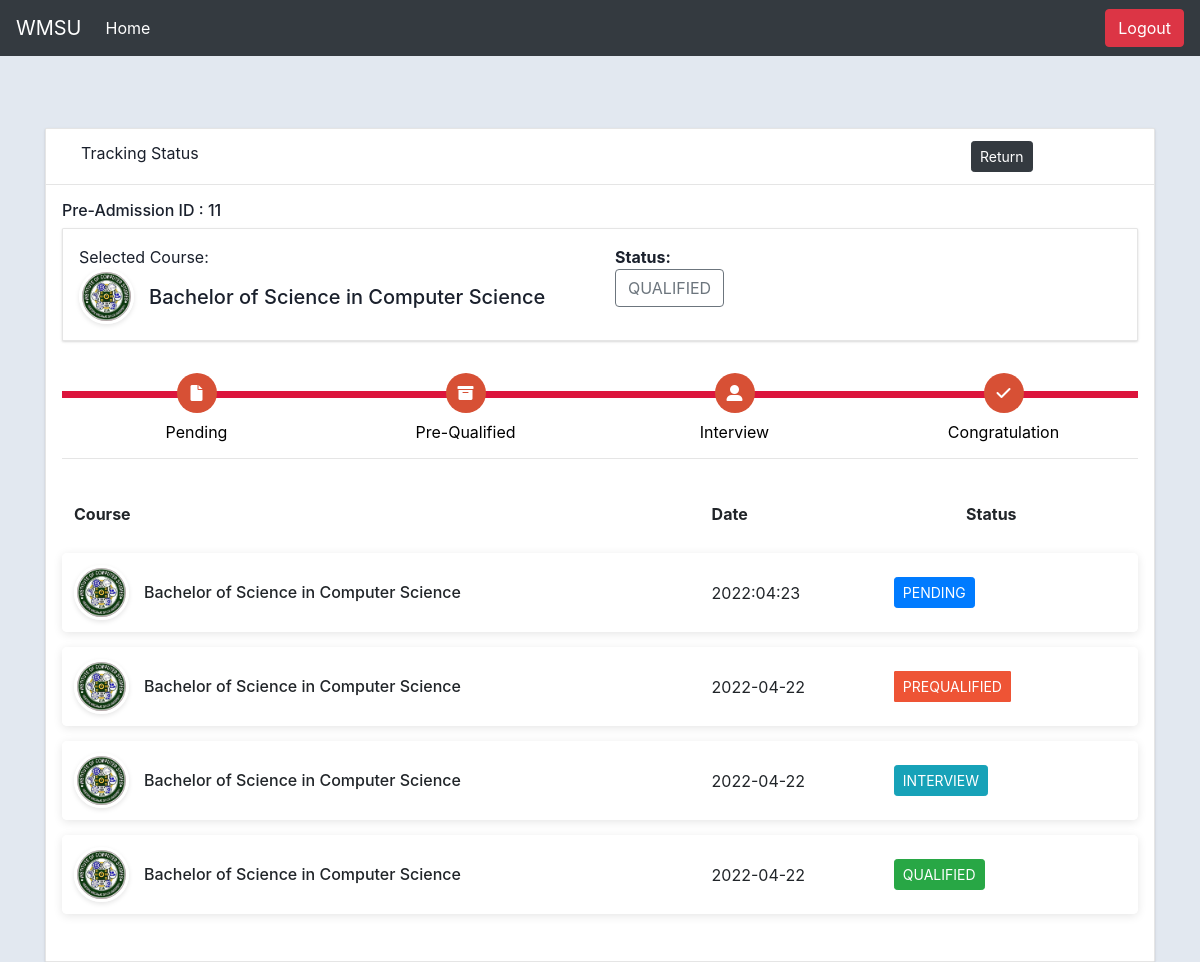
The app's page /student/application_status.php?tracking_id=11 with its own data.
### tables this page shows
CREATE TABLE `selectedcourse` (
  `selectedCourse_id` int(11) NOT NULL,
  `user_id` int(11) NOT NULL,
  `college_id` int(11) DEFAULT NULL,
  `course_id` int(11) NOT NULL,
  `file_id` int(11) NOT NULL,
  `userStatus` varchar(100) DEFAULT NULL,
  `date` varchar(200) NOT NULL,
  `ic` varchar(100) DEFAULT NULL,
  `average` float DEFAULT NULL,
  `inter_score` int(100) DEFAULT NULL,
  `rejectReason` varchar(100) DEFAULT NULL,
  `interview_sched` varchar(50) DEFAULT NULL,
  `academic_id` int(11) DEFAULT NULL
);

CREATE TABLE `coursestbl` (
  `course_id` int(11) NOT NULL,
  `course_name` varchar(255) NOT NULL,
  `course_description` varchar(1000) NOT NULL,
  `college_id` int(11) NOT NULL,
  `course_img` text DEFAULT NULL,
  `quota` int(200) DEFAULT NULL,
  `waiting` int(200) DEFAULT NULL,
  `cet_req` float DEFAULT NULL,
  `gpa_req` float DEFAULT NULL
);

CREATE TABLE `application_log` (
  `tracking_id` int(11) NOT NULL,
  `selectedCourse_id` int(11) DEFAULT NULL,
  `user_id` int(11) DEFAULT NULL,
  `college_id` int(11) DEFAULT NULL,
  `course_id` int(11) DEFAULT NULL,
  `file_id` int(11) DEFAULT NULL,
  `userStatus` varchar(30) DEFAULT NULL,
  `date` varchar(11) DEFAULT NULL,
  `inter_score` varchar(11) DEFAULT NULL,
  `rejectReason` varchar(100) DEFAULT NULL,
  `interview_sched` varchar(50) DEFAULT NULL,
  `academic_id` int(11) DEFAULT NULL
);

### student/application_status.php (the view, shortened to what this page needs)
<?php
include('include/header.php');
include('include/navbar.php');
if (isset($_GET['tracking_id'])) {
    $id = $_GET['tracking_id'];
  }
$selectedCourse = mysqli_query($db, "SELECT * from selectedcourse where selectedCourse_id  ='$id'");
$row = mysqli_fetch_array($selectedCourse);
$courseinfo    =mysqli_query($db, "SELECT * from coursestbl where course_id  ='".$row['course_id']."'");
$course = mysqli_fetch_array($courseinfo);
$pending='';
$prequalified='';
$interview='';
$successful='';
if ($row['userStatus'] =='PENDING')
    $pending ='active';
elseif ($row['userStatus'] =='REJECTED'){
    $pending ='active';
}
elseif ($row['userStatus'] =='PREQUALIFIED'){
    $pending ='active';
    $prequalified='active';
}
elseif ($row['userStatus'] =='INTERVIEW') {
    $pending ='active';
    $prequalified='active';
    $interview='active';
}
elseif ($row['userStatus'] =='QUALIFIED') {
    $pending ='active';
    $prequalified='active';
    $interview='active';
    $successful='active';
}
$logrecord = mysqli_query($db, "SELECT * from application_log where selectedCourse_id  ='$id'");
?>
<body>
    <link rel="stylesheet" href="assets/css/table.css">
    <link rel="stylesheet" href="assets/css/tracking.css">
    <br><br><br>
    <div class="container">
        <article class="card">
            <header class="card-header">
                <div class="container">
                    <div class="row">
                        <div class="col-10">
                            Tracking Status
                        </div>
                        <div class="col-sm">
                            <a href="index.php"
                                class="btn btn-dark btn-sm"> Return</a>
                        </div>
                    </div>
                </div>
            </header>
            <div class="card-body">
                <h6>Pre-Admission ID : <?php echo $row['selectedCourse_id'] ?> </h6>
                <article class="card">
                    <div class="card-body row">
                        <div class="col">Selected Course: <br>
                            <div class="user-info">
                                <div class="user-info__img">
                                    <img src="../collegeimg/<?php echo $course["course_img"]?>" alt="User Img">
                                </div>
                                <div class="user-info__basic">
                                    <strong>
                                        <h5 class="mb-0"><?php echo $course["course_name"] ?></h5>
                                    </strong>
                                </div>
                            </div>
                        </div>
                        <div class="col"> <strong>Status:</strong> <br>
                            <button type="button"
                                class="btn btn-outline-secondary"><?php echo $row['userStatus'] ?></button>
                        </div>
                    </div>
                </article>
                <div class="track">
                    <div class="step <?php echo $pending ?>"> <span class="icon"> <i class="fa fa-file"></i> </span>
                        <span class="text">Pending</span>
                    </div>
                    <div class="step <?php echo $prequalified ?>"> <span class="icon"><i class="fas fa-archive"></i>
                        </span> <span class="text">Pre-Qualified</span>
                    </div>
                    <div class="step <?php echo $interview ?>"> <span class="icon"> <i class="fa fa-user-alt"></i>
                        </span> <span class="text">
                            Interview </span> </div>
                    <div class="step <?php echo $successful ?>"> <span class="icon"> <i class="fa fa-check"></i> </span>
                        <span class="text">Congratulation</span>
                    </div>
                </div>
                <hr>
                <table class="table">
                    <thead>
                        <tr>
                            <th>Course</th>
                            <th>Date</th>
                            <th>Status</th>
                        </tr>
                    </thead>
                    <tbody>
                        <?php while ($log = mysqli_fetch_array($logrecord)) {
                            $status='';
                            if ($log['userStatus'] =='PENDING')
                                $status ='primary';
                            elseif ($log['userStatus'] =='REJECTED'){
                                $status ='danger';
                            }
                            elseif ($log['userStatus'] =='PREQUALIFIED'){
                                $status ='warning';
                            }
                            elseif ($log['userStatus'] =='INTERVIEW') {
                                $status ='info';
                            }
                            elseif ($log['userStatus'] =='QUALIFIED') {
                                $status ='success';
                            }
                     ?>
                        <tr>
                            <td>
                                <div class="user-info">
                                    <div class="user-info__img">
                                        <img src="../collegeimg/<?php echo $course["course_img"]?>" alt="User Img">
                                    </div>
                                    <div class="user-info__basic">
                                        <h6 class="mb-0"><?php echo $course["course_name"] ?></h6>
                                    </div>
                                </div>
                            </td>
                            <td>
                                <?php echo $log['date'] ?>
                            </td>
                            <td>
                            <button type="button"
                                class="btn btn-<?php echo $status ?> btn-sm"><?php echo $log['userStatus'] ?></button>
                            <td>
                        </tr>
                        <?php } ?>
                    </tbody>
                </table>
            </div>
        </article>
    </div>
</body>
</html>

### student/include/header.php (shortened to what this page needs)
<!DOCTYPE html>
<html lang="en">
<head>
</head>
<?php
include('bootstrap.php');
?>
<link rel="stylesheet" href="assets/css/style.css">
<link rel="stylesheet" href="assets/css/apply.css">

### student/include/bootstrap.php (shortened to what this page needs)
<?php
    echo "<link rel='stylesheet' href='https://cdnjs.cloudflare.com/ajax/libs/font-awesome/4.7.0/css/font-awesome.min.css'>";
    echo "<link href='https://unpkg.com/boxicons@2.0.7/css/boxicons.min.css' rel='stylesheet'>";
    echo "<link rel='stylesheet' href='https://cdn.jsdelivr.net/npm/bootstrap@4.3.1/dist/css/bootstrap.min.css'>";
    echo "<link rel='stylesheet' href='https://cdnjs.cloudflare.com/ajax/libs/font-awesome/6.0.0-beta2/css/all.min.css'>";
?>

### student/include/navbar.php (shortened to what this page needs)
<nav class="navbar navbar-expand-lg
                navbar-dark bg-dark">
        <a class="navbar-brand" href="#">WMSU</a>
        <div class="collapse navbar-collapse"
                id="navbarSupportedContent">
            <ul class="navbar-nav mr-auto">
                <li class="nav-item active">
                    <a class="nav-link" href="#">Home</a>
                </li>
            </ul>
            <form action='function/logout.php'>
            <button type='submit' class="btn btn-danger my-2
                my-sm-0" type="submit">
                Logout
            </button>
</form>
        </div>
    </nav>

### student/assets/css/style.css (style rules this page uses)
body { color: #1a202c; text-align: left; background-color: #e2e8f0; }
.card { box-shadow: 0 1px 3px 0 rgba(0,0,0,.1), 0 1px 2px 0 rgba(0,0,0,.06); }
.card { position: relative; display: flex; flex-direction: column; min-width: 0; word-wrap: break-word; background-color: #fff; background-clip: border-box; border: 0 solid rgba(0,0,0,.125); border-radius: .25rem; }
.card-body { flex: 1 1 auto; min-height: 1px; padding: 1rem; }

### student/assets/css/apply.css (style rules this page uses)
* { margin: 0; padding: 0 }
html { height: 100% }
.card { z-index: 0; border: none; position: relative }

### student/assets/css/table.css (style rules this page uses)
.table { border-spacing: 0 15px; border-collapse: separate; }
.table thead tr th, .table thead tr td, .table tbody tr th, .table tbody tr td { vertical-align: middle; border: none; }
.table thead tr th:nth-last-child(1), .table thead tr td:nth-last-child(1), .table tbody tr th:nth-last-child(1), .table tbody tr td:nth-last-child(1) { text-align: center; }
.table tbody tr { box-shadow: 0 2px 10px rgba(0, 0, 0, 0.1); border-radius: 5px; }
.table tbody tr td { background: #fff; }
.table tbody tr td:nth-child(1) { border-radius: 5px 0 0 5px; }
.table tbody tr td:nth-last-child(1) { border-radius: 0 5px 5px 0; }
.user-info { display: flex; align-items: center; }
.user-info__img img { margin-right: 15px; height: 55px; width: 55px; border-radius: 45px; border: 3px solid #fff; box-shadow: 0 2px 5px rgba(0, 0, 0, 0.1); }

### student/assets/css/tracking.css (style rules this page uses)
.card { position: relative; display: -webkit-box; display: -ms-flexbox; display: flex; -webkit-box-orient: vertical; -webkit-box-direction: normal; -ms-flex-direction: column; flex-direction: column; min-width: 0; word-wrap: break-word; background-color: #fff; background-clip: border-box; border: 1px solid rgba(0, 0, 0, 0.1); border-radius: 0.10rem }
.card-header:first-child { border-radius: calc(0.37rem - 1px) calc(0.37rem - 1px) 0 0 }
.card-header { padding: 0.75rem 1.25rem; margin-bottom: 0; background-color: #fff; border-bottom: 1px solid rgba(0, 0, 0, 0.1) }
.track { position: relative; background-color: #ddd; height: 7px; display: -webkit-box; display: -ms-flexbox; display: flex; margin-bottom: 60px; margin-top: 50px }
.track .step { -webkit-box-flex: 1; -ms-flex-positive: 1; flex-grow: 1; width: 25%; margin-top: -18px; text-align: center; position: relative }
.track .step.active:before { background: crimson }
.track .step::before { height: 7px; position: absolute; content: ""; width: 100%; left: 0; top: 18px }
.track .step.active .icon { background: #d75035; color: #fff }
.track .icon { display: inline-block; width: 40px; height: 40px; line-height: 40px; position: relative; border-radius: 100%; background: #ddd }
.track .step.active .text { font-weight: 400; color: #000 }
.track .text { display: block; margin-top: 7px }
.btn-warning { color: #ffffff; background-color: #ee5435; border-color: #ee5435; border-radius: 1px }

### records on screen
selectedcourse: selectedCourse_id "11", userStatus "QUALIFIED"
coursestbl: course_img (picture), course_name "Bachelor of Science in Computer Science"
application_log: course.course_img (picture), course.course_name "Bachelor of Science in Computer Science", date "2022:04:23", userStatus "PENDING"
application_log: course.course_img (picture), course.course_name "Bachelor of Science in Computer Science", date "2022-04-22", userStatus "PREQUALIFIED"
application_log: course.course_img (picture), course.course_name "Bachelor of Science in Computer Science", date "2022-04-22", userStatus "INTERVIEW"
application_log: course.course_img (picture), course.course_name "Bachelor of Science in Computer Science", date "2022-04-22", userStatus "QUALIFIED"
